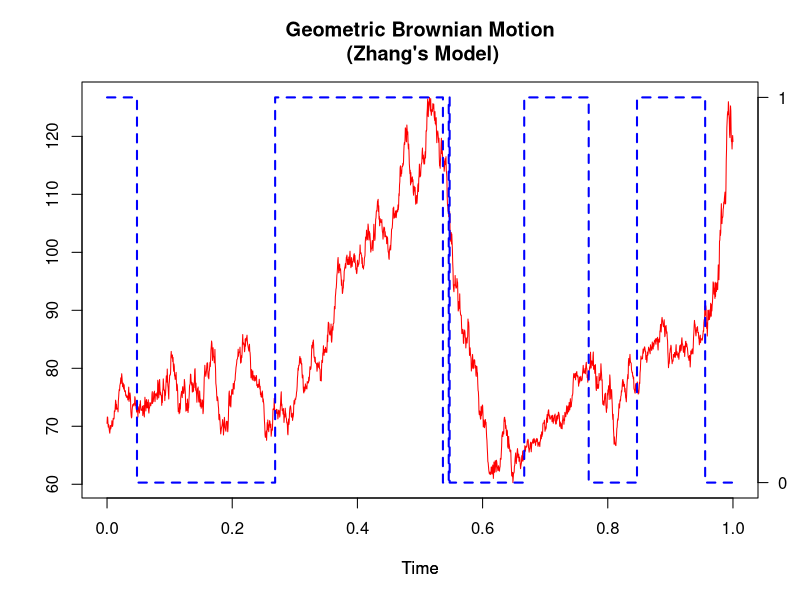

This chart was generated by the following R code:
library(expm)

#MILSTEIN-TYPE PROCEDURES FOR NUMERICAL SOLUTIONS OF STOCHASTIC DIFFERENTIAL EQUATIONS WITH
#MARKOVIAN SWITCHING

lambda<-c(6.04, 8.90) #alta e baixa
sigma<-c(0.44, 0.63) 
prob=0
r<-c(1.5, -1.61)
mu <- r + sigma^2/2
X0 = 70.5
p0 = c(0.5,0.5)

################## PARTE II #########################
# Fazendo os gráficos dos caminhos

N= 2**12 # number of discrete time steps
R=2
L=N/R
T=1
dt = T/N
Dt=R*dt

#set.seed(15) # Fazendo a semente ser 15 para dar sempre o mesmo caminho
time = seq(0,T,Dt)

# Euler-Maruyama:
X   = rep(0,floor(L)+1)
X[1]= X0
A   = rep(0,floor(L)+1)
A[1] = sample(c(1,2),1,prob=p0)

# TODO:
# Gerar o tempo até a primeira transição rexp(\lambd[A[1]],1)
tau <- rexp(1,lambda[A[1]])

for(j in 1:floor(L))
{
  # TODO:
  if(tau <= time[j+1]){
    if( A[j] == 1 ) A[j+1] = 2
    else            A[j+1] = 1
    tau <- tau + rexp(1,lambda[A[j+1]])
  } else {
    A[j+1] = A[j]
  }

  Winc = sqrt(Dt)*rnorm(1)
  X[j+1]=X[j]+Dt*X[j]*mu[A[j+1]]+X[j]*Winc*sigma[A[j+1]] + 0.5*(sigma[A[j+1]]^2)*X[j]*(Winc^2- Dt)
}

# https://www.statmethods.net/advgraphs/axes.html
par(mfrow=c(1,1))
plot(time,X,main="Geometric Brownian Motion\n (Zhang's Model)",
     ylab="",xlab="Time",type="l",col="red",lwd=1)
par(new=TRUE)
plot(time,2-A,ylab="",xlab="Time",type="s",lty=2,col="blue",lwd=2,axes=FALSE)
axis(4, at=c(0,1),las=1)
